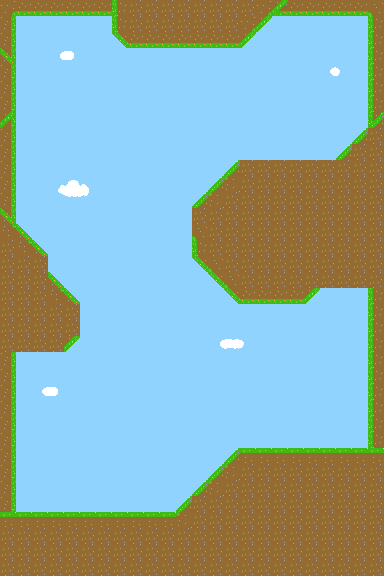

This is a level from a 2D game, rendered from its Tiled map with the project's own tilesets. A one-line summary and the map file follow, with tile-layer data summarised:
An orthogonal 24x36 tile map with 16x16 px tiles, 2 tile layers (Background, Ground) and 27 objects (4x Boat, R, L, RR, LL, ...).

<map version="1.8" tiledversion="1.8.4" orientation="orthogonal" renderorder="left-down" width="24" height="36" tilewidth="16" tileheight="16" infinite="0" nextlayerid="6" nextobjectid="37">
 <tileset firstgid="1" source="Tiled.tsx" />
 <layer id="1" name="Background" width="24" height="36">
  <data>[864 cells, 864 non-empty, 17 distinct tile ids]</data>
 </layer>
 <layer id="2" name="Ground" width="24" height="36">
  <data>[864 cells, 314 non-empty, 13 distinct tile ids]</data>
 </layer>
 <objectgroup id="3" name="B2Static">
  <object id="1" x="-112" y="512" width="512" height="64" />
  <object id="2" x="240" y="448">
   <polygon points="0,0 -64,64 144,64 144,0" />
  </object>
  <object id="7" x="-176" y="0" width="64" height="576" />
  <object id="8" x="-112" y="0" width="112" height="400" />
  <object id="9" x="400" y="-144" width="64" height="720" />
  <object id="14" x="240" y="224" width="160" height="64" />
  <object id="17" x="80" y="336">
   <polygon points="0,0 -80,0 -80,16 -16,16" />
  </object>
  <object id="18" x="48" y="272">
   <polygon points="0,0 0,64 32,64 32,32" />
  </object>
  <object id="19" x="0" y="208">
   <polygon points="0,0 0,128 48,128 48,48" />
  </object>
  <object id="21" name="R" x="240" y="448">
   <properties>
    <property name="TextureCount" type="int" value="2" />
    <property name="Textures">marker1
marker2</property>
   </properties>
   <point />
  </object>
  <object id="22" name="L" x="304" y="304">
   <properties>
    <property name="TextureCount" type="int" value="2" />
    <property name="Textures">marker1
marker2</property>
   </properties>
   <point />
  </object>
  <object id="24" x="240" y="160">
   <polygon points="0,0 -48,48 -48,96 0,144" />
  </object>
  <object id="26" x="240" y="304">
   <polygon points="0,0 64,0 80,-16 0,-16" />
  </object>
  <object id="27" x="384" y="112">
   <polygon points="0,0 -48,48 -48,112 16,112 16,0" />
  </object>
  <object id="28" x="240" y="160" width="96" height="64" />
  <object id="29" x="0" y="48">
   <polygon points="0,0 0,80 16,64 16,16" />
  </object>
  <object id="30" x="112" y="0">
   <polygon points="0,0 0,32 16,48 16,0" />
  </object>
  <object id="31" x="288" y="0">
   <polygon points="0,0 -160,0 -160,48 -48,48" />
  </object>
  <object id="32" x="-112" y="-2.66667" width="400" height="2.66667" />
  <object id="34" name="RR" x="240" y="48">
   <properties>
    <property name="TextureCount" type="int" value="2" />
    <property name="Textures">marker1
marker2</property>
   </properties>
   <point />
  </object>
  <object id="35" name="LL" x="128" y="48">
   <properties>
    <property name="TextureCount" type="int" value="2" />
    <property name="Textures">marker1
marker2</property>
   </properties>
   <point />
  </object>
  <object id="36" x="0" y="0" width="112" height="16" />
 </objectgroup>
 <objectgroup id="4" name="Player">
  <object id="4" name="Player" x="32" y="488" width="8" height="8">
   <properties>
    <property name="Density" type="float" value="0.5" />
    <property name="TextureCount" type="int" value="1" />
    <property name="Textures" value="bunawake" />
   </properties>
  </object>
 </objectgroup>
 <objectgroup id="5" name="B2Dynamic">
  <object id="10" name="Boat" x="2" y="468.25" width="92" height="2.5">
   <properties>
    <property name="Density" type="float" value="1" />
    <property name="TextureCount" type="int" value="1" />
    <property name="Textures" value="steel" />
   </properties>
  </object>
  <object id="11" name="Boat" x="27.25" y="499.5" width="36.5" height="2.25">
   <properties>
    <property name="Density" type="float" value="1" />
    <property name="TextureCount" type="int" value="1" />
    <property name="Textures" value="steel" />
   </properties>
  </object>
  <object id="12" name="Boat" x="0.488017" y="470.15" width="2.25" height="42" rotation="318.959">
   <properties>
    <property name="Density" type="float" value="1" />
    <property name="TextureCount" type="int" value="1" />
    <property name="Textures" value="steel" />
   </properties>
  </object>
  <object id="13" name="Boat" x="93.5886" y="468.776" width="2.5" height="46" rotation="46.5529">
   <properties>
    <property name="Density" type="float" value="1" />
    <property name="TextureCount" type="int" value="1" />
    <property name="Textures" value="steel" />
   </properties>
  </object>
 </objectgroup>
</map>